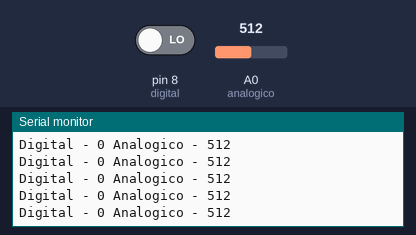
The sketch below on a simulated Arduino Uno, built with avr-gcc and run on an emulated ATmega328P. Shown: the last lines printed to the serial monitor. The inputs (shaded band) are chosen by the test bench; at power-on: A0 (analogico) = 512, pin 8 (digital) LOW.

Above: at 1.2 s.
1.3 s: A0 (analogico) set to 110
At 1.33 s:
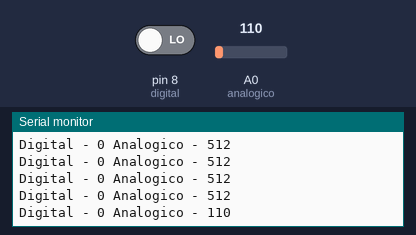
4.3 s: A0 (analogico) set to 93
At 4.31 s:
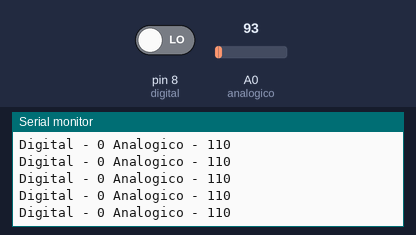
Timing chart, 0 to 7.3 s (numbered marks = the images above; inputs shaded):
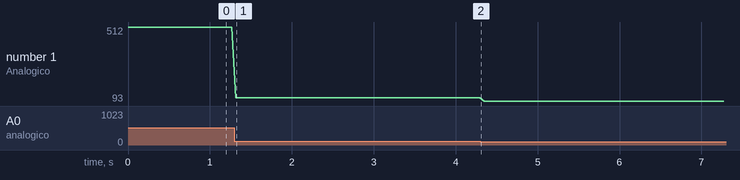

The sketch:

Sensor_humidade.ino
```cpp
/*
   Testes básicos com um sensor de humidade. A leitura do pino digital é em nível alto caso não haja humidade, e nível baixo caso uma humidade determinada seja atingida. A sensibilidade do pino digital
   pode ser calibrada através do potenciômetro no módulo sensor. O pino analógico diz respeito a quantidade de humidade percebida, também iniciando em nível alto (1023), e que diminui segundo a quantidade
   de humidade percebida. O código contém uma função retirada dos exemplos do sensor de chuva e de chama, para calibrar.

   Letícia Pegoraro Garcez 2020
*/


//DEFINIÇÕES
#define analogico A0
#define digital 8


//CABEÇALHO DAS FUNÇÕES
void informacoes(void);

void setup() {
  pinMode(analogico, INPUT);
  pinMode(digital, INPUT);
  Serial.begin(9600);

}

void loop() {
  informacoes();
}

//FUNÇÕES
void informacoes(void) {
  Serial.print("Digital - ");
  Serial.print(digitalRead(digital));
  Serial.print(" Analogico - ");
  Serial.println(analogRead(analogico));
  delay(50);
}
```

Measured:
- after the input at 1.3 s, the serial monitor: prints a new line at once (image 1)
- plotted number 1: 512 → 110 after the input at 1.3 s, 110 → 93 after the input at 4.3 s
